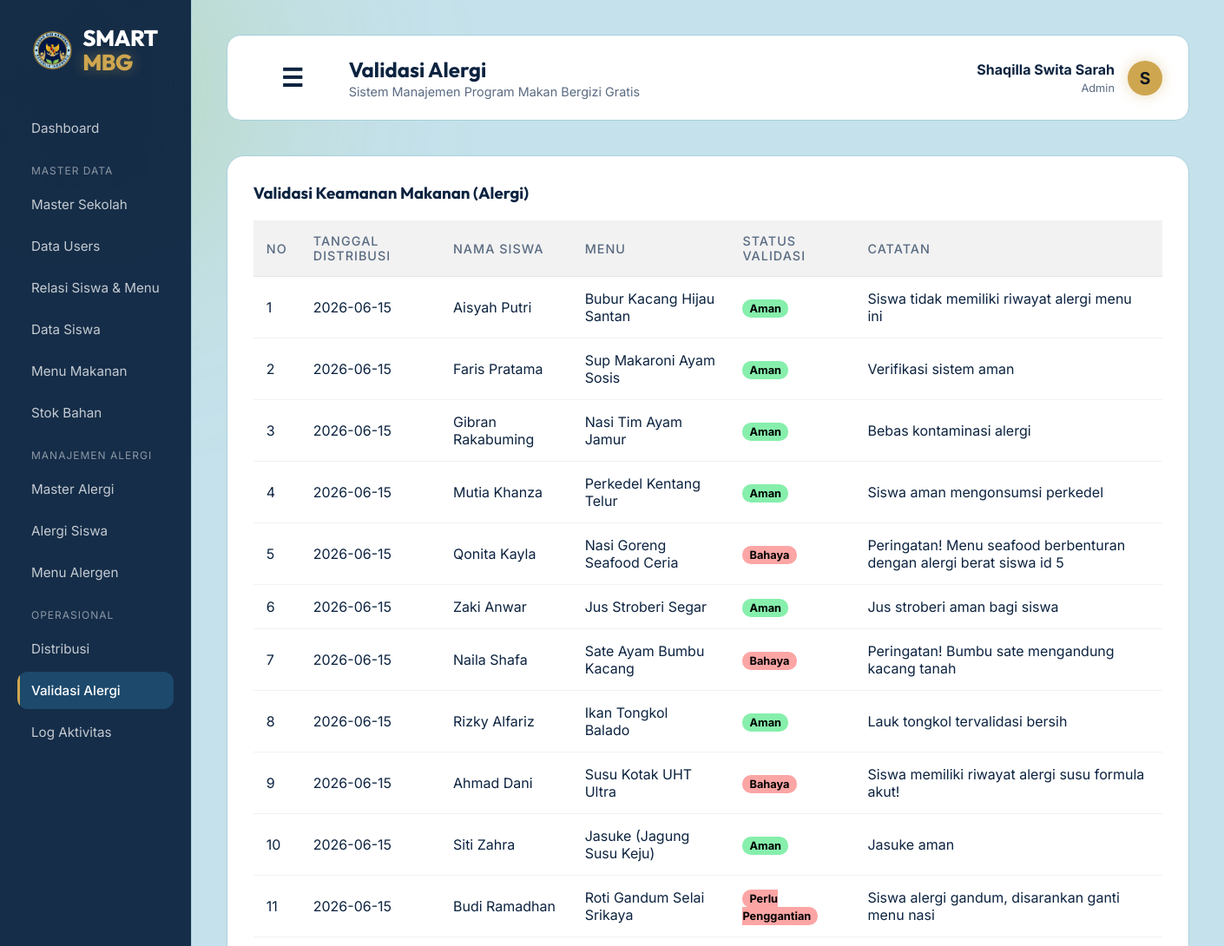
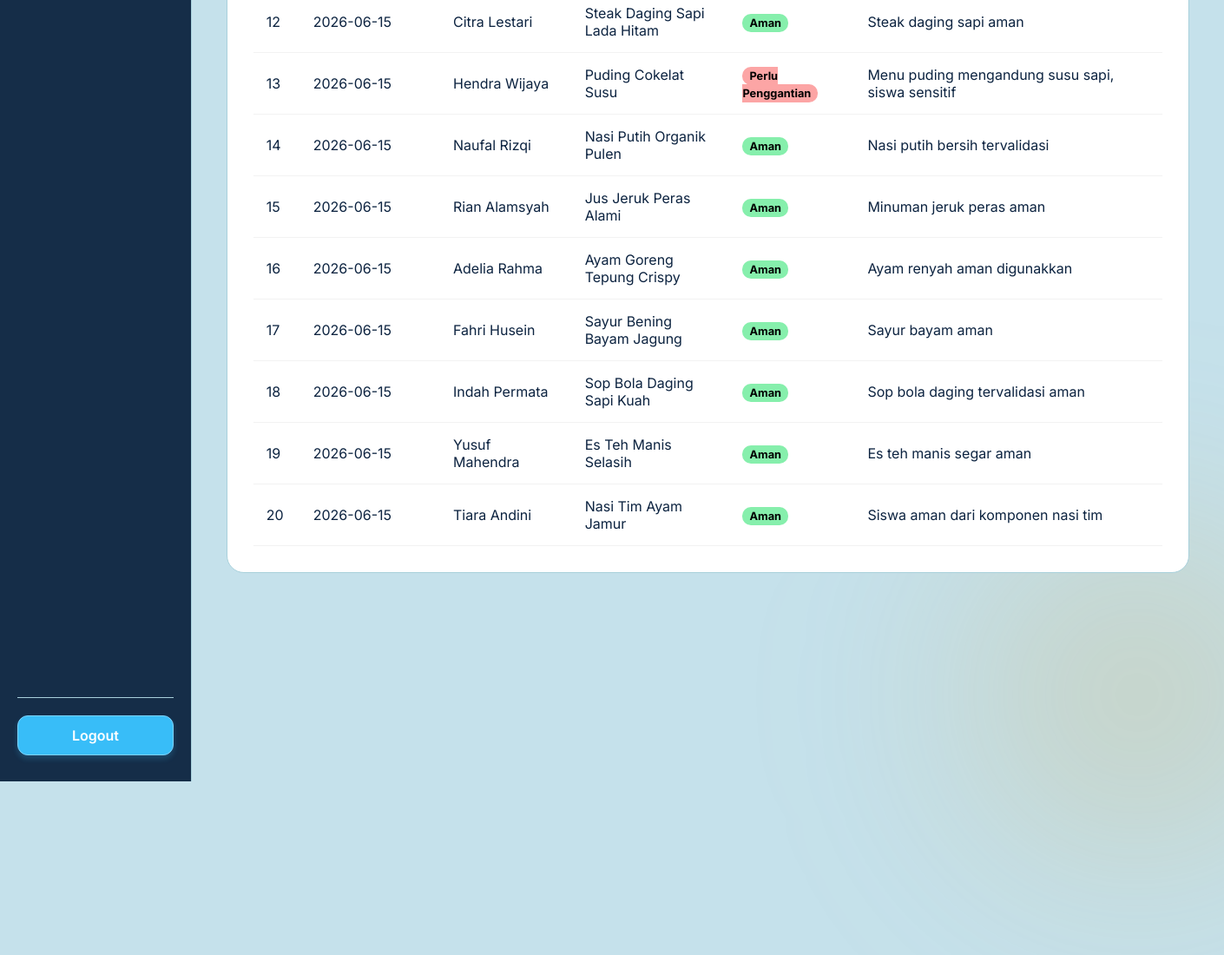
Screenshot of /public/validasi_alergi (signed in) with the database file from the repository (2 pictures, top to bottom).
### tables this page shows
CREATE TABLE `validasi_alergi` (
  `id_validasi` int(11) NOT NULL,
  `id_distribusi` int(11) NOT NULL,
  `status_validasi` enum('Aman','Bahaya','Perlu Penggantian') DEFAULT 'Aman',
  `catatan` text,
  `created_at` timestamp NOT NULL DEFAULT CURRENT_TIMESTAMP
);

CREATE TABLE `distribusi` (
  `id_distribusi` int(11) NOT NULL,
  `id_siswa` int(11) NOT NULL,
  `id_menu` int(11) NOT NULL,
  `id_petugas` int(11) NOT NULL,
  `tanggal` date NOT NULL,
  `jumlah_porsi` int(11) DEFAULT '1',
  `total_kalori` int(11) DEFAULT '0',
  `status` enum('Sudah Dibagikan','Belum Dibagikan') DEFAULT 'Belum Dibagikan'
);

CREATE TABLE `siswa` (
  `id_siswa` int(11) NOT NULL,
  `nis` varchar(30) NOT NULL,
  `nama_siswa` varchar(100) NOT NULL,
  `jenis_kelamin` enum('L','P') NOT NULL,
  `status` enum('Aktif','Nonaktif') DEFAULT 'Aktif',
  `created_at` timestamp NOT NULL DEFAULT CURRENT_TIMESTAMP,
  `id_sekolah` int(11) NOT NULL
);

CREATE TABLE `menu_makanan` (
  `id_menu` int(11) NOT NULL,
  `nama_menu` varchar(100) NOT NULL,
  `jenjang` enum('TK','SD','SMP','SMK') NOT NULL,
  `kategori` enum('Makanan Utama','Lauk','Sayur','Buah','Minuman') NOT NULL,
  `deskripsi` text,
  `kalori` int(11) NOT NULL,
  `protein` decimal(5,2) DEFAULT '0.00',
  `lemak` decimal(5,2) DEFAULT '0.00',
  `karbohidrat` decimal(5,2) DEFAULT '0.00',
  `vitamin` decimal(5,2) DEFAULT '0.00',
  `berat_porsi` int(11) DEFAULT '0' COMMENT 'gram',
  `harga` decimal(10,2) DEFAULT '0.00',
  `status` enum('Aktif','Nonaktif') DEFAULT 'Aktif',
  `created_at` timestamp NOT NULL DEFAULT CURRENT_TIMESTAMP
);

### app/core/Controller.php (called while the page is built, shortened)
<?php
class Controller {
    public function view($view, $data = []) {
        require_once '../app/views/' . $view . '.php';
    }
    public function model($model) {
        return new $model;
    }
}

### app/controllers/Validasi_alergi.php (called while the page is built, shortened)
<?php
class Validasi_alergi extends Controller {
    public function index() {
        $data['judul'] = 'Validasi Alergi';
        $data['validasi'] = $this->model('ValidasiAlergi_model')->getAllValidasi();
        $this->view('validasi_alergi/index', $data);
    }
}

### app/core/App.php (called while the page is built, shortened)
<?php
class App {
    protected $method = 'index';
    protected $params = [];
    public function __construct() {
        $this->controller = new $this->controller;
        call_user_func_array([$this->controller, $this->method], $this->params);
    }
}

### public/index.php (called while the page is built, shortened)
<?php
$app = new App();

### app/core/Database.php (called while the page is built, shortened)
<?php
class Database {
    private $host = DB_HOST;
    private $user = DB_USER;
    private $pass = DB_PASS;
    private $db_name = DB_NAME;
    private $dbh;
    private $stmt;
    public function __construct() {
        $dsn = 'mysql:host=' . $this->host . ';dbname=' . $this->db_name;
        $option = [
            PDO::ATTR_PERSISTENT => true,
            PDO::ATTR_ERRMODE => PDO::ERRMODE_EXCEPTION
        ];
        try {
            $this->dbh = new PDO($dsn, $this->user, $this->pass, $option);
        } catch(PDOException $e) {
            die($e->getMessage());
        }
    }
    public function query($query) {
        $this->stmt = $this->dbh->prepare($query);
    }
    public function execute() {
        $this->stmt->execute();
    }
    public function resultSet() {
        $this->execute();
        return $this->stmt->fetchAll(PDO::FETCH_ASSOC);
    }
}

### app/models/ValidasiAlergi_model.php (called while the page is built)
<?php
class ValidasiAlergi_model {
    private $db;
    public function __construct() { $this->db = new Database; }
    public function getAllValidasi() {
        $query = "SELECT validasi_alergi.*, distribusi.tanggal, siswa.nama_siswa, menu_makanan.nama_menu
                  FROM validasi_alergi
                  JOIN distribusi ON validasi_alergi.id_distribusi = distribusi.id_distribusi
                  JOIN siswa ON distribusi.id_siswa = siswa.id_siswa
                  JOIN menu_makanan ON distribusi.id_menu = menu_makanan.id_menu";
        $this->db->query($query);
        return $this->db->resultSet();
    }
}

### app/views/validasi_alergi/index.php (the view)
<div class="glass-panel-widget" style="width: 100%;">
    <div style="display:flex; justify-content: space-between; align-items:center;">
        <h3 style="color:var(--text-primary); font-family: 'Outfit';">Validasi Keamanan Makanan (Alergi)</h3>
    </div>
    <div class="table-responsive">
        <table>
            <thead>
                <tr>
                    <th>No</th>
                    <th>Tanggal Distribusi</th>
                    <th>Nama Siswa</th>
                    <th>Menu</th>
                    <th>Status Validasi</th>
                    <th>Catatan</th>
                </tr>
            </thead>
            <tbody>
                <?php $i=1; foreach($data['validasi'] as $v) : ?>
                <tr>
                    <td><?= $i++; ?></td>
                    <td><?= $v['tanggal']; ?></td>
                    <td><?= $v['nama_siswa']; ?></td>
                    <td><?= $v['nama_menu']; ?></td>
                    <td>
                        <span style="background: <?= $v['status_validasi'] == 'Aman' ? '#86efac' : '#fca5a5'; ?>; color: #000; padding:3px 8px; border-radius:10px; font-size:0.8rem; font-weight:bold;">
                            <?= $v['status_validasi']; ?>
                        </span>
                    </td>
                    <td><?= $v['catatan']; ?></td>
                </tr>
                <?php endforeach; ?>
            </tbody>
        </table>
    </div>
</div>

### public/css/style.css (style rules this page uses)
:root { --bg-color: #c5e1eb; --text-primary: #0c2340; --text-secondary: #5a6b82; --accent-color: #cea64f; --accent-glow: rgba(206, 166, 79, 0.4); --glass-bg: #ffffff; --glass-border: #a8d0db; --mbg-green: #97c55c; --mbg-navy: #0c2340; }
* { margin: 0; padding: 0; box-sizing: border-box; }
body { font-family: 'Inter', sans-serif; background-color: var(--bg-color); color: var(--text-primary); min-height: 100vh; display: flex; justify-content: center; align-items: center; overflow: hidden; position: relative; }

### rows the page displays
validasi_alergi: id_distribusi.tanggal "2026-06-15", siswa.nama_siswa "Aisyah Putri", menu_makanan.nama_menu "Bubur Kacang Hijau Santan", status_validasi "Aman", catatan "Siswa tidak memiliki riwayat alergi menu ini"
validasi_alergi: id_distribusi.tanggal "2026-06-15", siswa.nama_siswa "Faris Pratama", menu_makanan.nama_menu "Sup Makaroni Ayam Sosis", status_validasi "Aman", catatan "Verifikasi sistem aman"
validasi_alergi: id_distribusi.tanggal "2026-06-15", siswa.nama_siswa "Gibran Rakabuming", menu_makanan.nama_menu "Nasi Tim Ayam Jamur", status_validasi "Aman", catatan "Bebas kontaminasi alergi"
validasi_alergi: id_distribusi.tanggal "2026-06-15", siswa.nama_siswa "Mutia Khanza", menu_makanan.nama_menu "Perkedel Kentang Telur", status_validasi "Aman", catatan "Siswa aman mengonsumsi perkedel"
validasi_alergi: id_distribusi.tanggal "2026-06-15", siswa.nama_siswa "Qonita Kayla", menu_makanan.nama_menu "Nasi Goreng Seafood Ceria", status_validasi "Bahaya", catatan "Peringatan! Menu seafood berbenturan dengan alergi berat siswa id 5"
validasi_alergi: id_distribusi.tanggal "2026-06-15", siswa.nama_siswa "Zaki Anwar", menu_makanan.nama_menu "Jus Stroberi Segar", status_validasi "Aman", catatan "Jus stroberi aman bagi siswa"
validasi_alergi: id_distribusi.tanggal "2026-06-15", siswa.nama_siswa "Naila Shafa", menu_makanan.nama_menu "Sate Ayam Bumbu Kacang", status_validasi "Bahaya", catatan "Peringatan! Bumbu sate mengandung kacang tanah"
validasi_alergi: id_distribusi.tanggal "2026-06-15", siswa.nama_siswa "Rizky Alfariz", menu_makanan.nama_menu "Ikan Tongkol Balado", status_validasi "Aman", catatan "Lauk tongkol tervalidasi bersih"
validasi_alergi: id_distribusi.tanggal "2026-06-15", siswa.nama_siswa "Ahmad Dani", menu_makanan.nama_menu "Susu Kotak UHT Ultra", status_validasi "Bahaya", catatan "Siswa memiliki riwayat alergi susu formula akut!"
validasi_alergi: id_distribusi.tanggal "2026-06-15", siswa.nama_siswa "Siti Zahra", menu_makanan.nama_menu "Jasuke (Jagung Susu Keju)", status_validasi "Aman", catatan "Jasuke aman"
validasi_alergi: id_distribusi.tanggal "2026-06-15", siswa.nama_siswa "Budi Ramadhan", menu_makanan.nama_menu "Roti Gandum Selai Srikaya", status_validasi "Perlu Penggantian", catatan "Siswa alergi gandum, disarankan ganti menu nasi"
validasi_alergi: id_distribusi.tanggal "2026-06-15", siswa.nama_siswa "Citra Lestari", menu_makanan.nama_menu "Steak Daging Sapi Lada Hitam", status_validasi "Aman", catatan "Steak daging sapi aman"
validasi_alergi: id_distribusi.tanggal "2026-06-15", siswa.nama_siswa "Hendra Wijaya", menu_makanan.nama_menu "Puding Cokelat Susu", status_validasi "Perlu Penggantian", catatan "Menu puding mengandung susu sapi, siswa sensitif"
validasi_alergi: id_distribusi.tanggal "2026-06-15", siswa.nama_siswa "Naufal Rizqi", menu_makanan.nama_menu "Nasi Putih Organik Pulen", status_validasi "Aman", catatan "Nasi putih bersih tervalidasi"
validasi_alergi: id_distribusi.tanggal "2026-06-15", siswa.nama_siswa "Rian Alamsyah", menu_makanan.nama_menu "Jus Jeruk Peras Alami", status_validasi "Aman", catatan "Minuman jeruk peras aman"
validasi_alergi: id_distribusi.tanggal "2026-06-15", siswa.nama_siswa "Adelia Rahma", menu_makanan.nama_menu "Ayam Goreng Tepung Crispy", status_validasi "Aman", catatan "Ayam renyah aman digunakkan"
validasi_alergi: id_distribusi.tanggal "2026-06-15", siswa.nama_siswa "Fahri Husein", menu_makanan.nama_menu "Sayur Bening Bayam Jagung", status_validasi "Aman", catatan "Sayur bayam aman"
validasi_alergi: id_distribusi.tanggal "2026-06-15", siswa.nama_siswa "Indah Permata", menu_makanan.nama_menu "Sop Bola Daging Sapi Kuah", status_validasi "Aman", catatan "Sop bola daging tervalidasi aman"
validasi_alergi: id_distribusi.tanggal "2026-06-15", siswa.nama_siswa "Yusuf Mahendra", menu_makanan.nama_menu "Es Teh Manis Selasih", status_validasi "Aman", catatan "Es teh manis segar aman"
validasi_alergi: id_distribusi.tanggal "2026-06-15", siswa.nama_siswa "Tiara Andini", menu_makanan.nama_menu "Nasi Tim Ayam Jamur", status_validasi "Aman", catatan "Siswa aman dari komponen nasi tim"

### other values shown
$data['judul'] "Validasi Alergi"
$_SESSION['nama'] "Shaqilla Swita Sarah"
str_replace('_', ' ', $_SESSION['role']) "Admin"
substr($_SESSION['nama'], 0, 1) "S"
